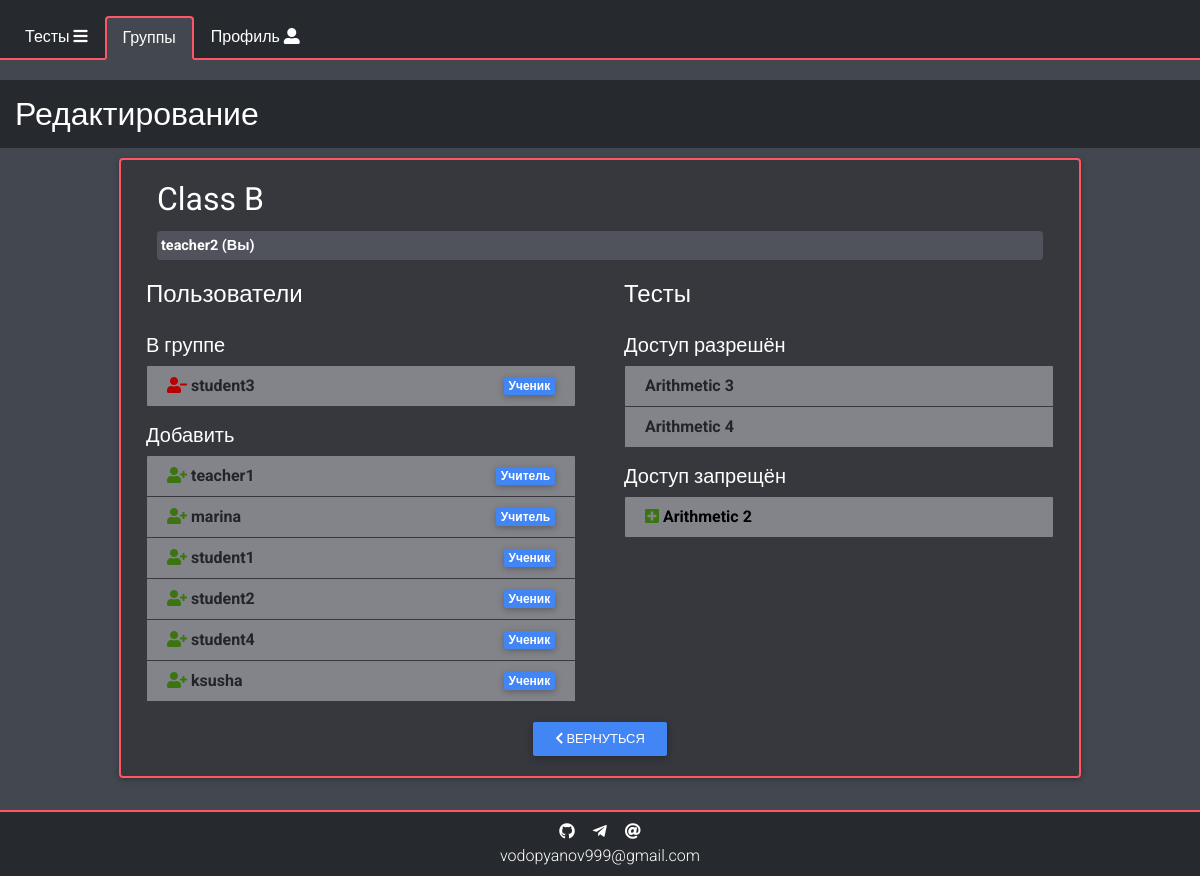
/groups/2 (signed in), run on the app's committed database.
### data/groups.py (models this page shows, shortened)
class Group(SqlAlchemyBase):
    __tablename__ = 'groups'
    id = sqlalchemy.Column(sqlalchemy.Integer,
                           primary_key=True, autoincrement=True)
    name = sqlalchemy.Column(sqlalchemy.Text, nullable=True)
    creator_id = sqlalchemy.Column(sqlalchemy.Integer, sqlalchemy.ForeignKey("users.id"))
    creator = orm.relation("User")
    users = orm.relation("User",
                         secondary="groups_to_users")
    tests = orm.relation("Test",
                         secondary="groups_to_tests",
                         backref="group")

### data/users.py (models this page shows, shortened)
class User(SqlAlchemyBase, UserMixin):
    __tablename__ = 'users'
    id = sqlalchemy.Column(sqlalchemy.Integer,
                           primary_key=True, autoincrement=True)
    nickname = sqlalchemy.Column(sqlalchemy.String, unique=True, nullable=False)
    hashed_password = sqlalchemy.Column(sqlalchemy.String, nullable=True)
    creator_id = sqlalchemy.Column(sqlalchemy.Integer, sqlalchemy.ForeignKey("users.id"))
    type_id = sqlalchemy.Column(sqlalchemy.Integer,
                                sqlalchemy.ForeignKey("user_types.id"), default=3)
    secret_code = sqlalchemy.Column(sqlalchemy.String, nullable=False)
    chat_id = sqlalchemy.Column(sqlalchemy.Integer, nullable=True, default=0)
    results = orm.relation("Result", back_populates='user')
    user_type = orm.relation("UserType")
    notifications = orm.relation("Notification", back_populates='user')
    created = orm.relation("User")
    tests = orm.relation("Test", back_populates='creator')
    created_groups = orm.relation("Group", back_populates='creator')
    groups = orm.relation("Group",
                          secondary="groups_to_users")

### data/user_type.py (models this page shows, shortened)
class UserType(SqlAlchemyBase, UserMixin):
    __tablename__ = 'user_types'
    id = sqlalchemy.Column(sqlalchemy.Integer,
                           primary_key=True, autoincrement=True)
    name = sqlalchemy.Column(sqlalchemy.String, nullable=False)
    users = orm.relation("User", back_populates="user_type")

### data/tests.py (models this page shows, shortened)
class Test(SqlAlchemyBase):
    __tablename__ = 'tests'
    id = sqlalchemy.Column(sqlalchemy.Integer,
                           primary_key=True, autoincrement=True)
    name = sqlalchemy.Column(sqlalchemy.String, nullable=False)
    description = sqlalchemy.Column(sqlalchemy.String, nullable=True)
    creator_id = sqlalchemy.Column(sqlalchemy.Integer, sqlalchemy.ForeignKey("users.id"))
    creator = orm.relation("User")
    questions = orm.relation("Question", back_populates='test')
    statistics = orm.relation("Result", back_populates='test')
    groups = orm.relation("Group",
                          secondary="groups_to_tests")

### main.py (the view)
@app.route("/groups/<int:group_id>")
@login_required
def get_group(group_id):
    try:
        code = 0
        edit = True
        title = 'Редактирование'
        db = db_session.create_session()
        group = db.query(Group).get(group_id)
        tests = []
        users = []
        if not group:
            code = 1
        elif current_user.type_id == 3:
            code = 2
        else:
            if current_user.type_id != 1 and current_user != group.creator:
                edit = False
                title = 'Просмотр'
            tests = db.query(Test).all()
            tests = list(filter(lambda t: group not in t.groups, tests))
            if current_user.type_id == 2:
                tests = list(filter(lambda t: t.creator == current_user, tests))
            users = db.query(User).filter(User.type_id != 1,
                                          User != current_user).order_by(User.type_id).all()
            users = list(user for user in users if not user in group.users and user != group.creator)
        return render_template("group.html",
                               title=title,
                               group=group,
                               other="/groups",
                               other_title='Группы',
                               users=users,
                               tests=tests,
                               edit=edit,
                               code=code)
    except sa.orm.exc.DetachedInstanceError:
        return redirect(f"/groups/{group_id}")

### data/db_session.py (called while the page is built)
def create_session() -> Session:
    global __factory
    return __factory()

### main.py (called while the page is built)
@login_manager.user_loader
def load_user(user_id):
    session = db_session.create_session()
    session.expire_on_commit = False
    return session.query(User).get(user_id)

### templates/group.html (shortened to what this page needs)
{% extends "base.html" %}
{% block content %}
<div class="row">
    {% if code == 0%}
    <h2 class="header col-12">{{title}}</h2>
    <div class="col-12 col-md-10 col-lg-10 mx-auto">
        <div class="group-container mx-auto px-1 pb-3" id="{{group.id}}">
            <div class="card px-3 py-0">
                <div class="card-body align-items-center">
                    <h2 class="card-title d-flex justify-content-between align-items-center">
                        {{group.name}}
                    </h2>
                    <p class="card-text {% if current_user == group.creator %}list-item-dark font-light no-hover p-1 rounded {% endif %}">
                        <b>
                            {{group.creator.nickname}}
                            {% if current_user == group.creator %}(Вы){% endif %}
                        </b>
                    </p>
                </div>
                <div class="row">
                    <div class="col-12 col-lg-6 px-lg-4">
                        <h4 class="font-light mb-4">Пользователи</h4>
                        <h5 class="font-light">В группе</h5>
                        <ul class="list list-group pb-3">
                            {% if group.users %}
                                {% for user in group.users %}
                                <li class="list-group-item py-2 d-flex justify-content-between align-items-center
                                ">
                                    <b>
                                        {% if edit %}
                                        <a href="/remove_user/{{user.id}}/{{group.id}}" title="Исключить" class="delete-link">
                                            <i class="fas fa-user-minus"></i>
                                        </a>
                                        {% endif %}
                                        {{user.nickname}}{% if current_user == user %} (Вы){% endif %}
                                    </b>
                                    <span class="badge badge-primary">{{user.user_type.name}}</span>
                                </li>
                                {% endfor %}
                            {% else %}
                                <li class="list-group-item danger py-2">Пользователей ещё нет</li>
                            {% endif %}
                        </ul>
                        <h5 class="font-light">
                            {% if edit %}
                                Добавить
                            {% else %}
                                Не в группе
                            {% endif %}
                        </h5>
                        <ul class="list list-group pb-3">
                            {% if users %}
                                {% for user in users %}
                                <li class="list-group-item py-2 d-flex justify-content-between align-items-center
                                ">
                                    <b>
                                        {% if edit %}
                                        <a href="/add_user/{{user.id}}/{{group.id}}" title="Добавить" class="add-link">
                                            <i class="fas fa-user-plus"></i>
                                        </a>
                                        {% endif %}
                                        {{user.nickname}}{% if current_user == user %} (Вы){% endif %}
                                    </b>
                                    <span class="badge badge-primary">{{user.user_type.name}}</span>
                                </li>
                                {% endfor %}
                            {% else %}
                                <li class="list-group-item danger py-2">Все пользователи уже в группе</li>
                            {% endif %}
                        </ul>
                    </div>
                    <div class="col-12 col-lg-6 px-lg-4">
                        <h4 class="font-light mb-4">Тесты</h4>
                        <h5 class="font-light">Доступ разрешён</h5>
                        <ul class="list list-group pb-3">
                            {% if group.tests %}
                                {% for test in group.tests %}
                                <li class="list-group-item py-2 d-flex justify-content-between align-items-center">
                                    <b>
                                        {% if current_user.type_id == 1 or current_user == test.creator %}
                                        <a class="font-dark" href="/test_to_groups/{{test.id}}">
                                            {{test.name}}
                                        </a>
                                        {% else %}
                                        {{test.name}}
                                        {% endif %}
                                    </b>
                                </li>
                                {% endfor %}
                            {% else %}
                                <li class="list-group-item danger py-2">Нет доступа ни к одному тесту</li>
                            {% endif %}
                        </ul>
                        <h5 class="font-light">
                            Доступ запрещён
                        </h5>
                        <ul class="list list-group pb-3">
                            {% if tests %}
                                {% for test in tests %}
                                <li class="list-group-item py-2 d-flex justify-content-between align-items-center">
                                    <b>
                                        {% if test.creator == current_user or current_user.type_id == 1 %}
                                        <a href="/add_test_to_group/{{test.id}}/{{group.id}}" title="Добавить" class="add-link">
                                            <i class="fas fa-plus-square"></i>
                                        </a>
                                        {% endif %}
                                        {% if current_user.type_id == 1 or current_user == test.creator %}
                                        <a class="font-dark" href="/test_to_groups/{{test.id}}">
                                            {{test.name}}
                                        </a>
                                        {% else %}
                                        {{test.name}}
                                        {% endif %}
                                    </b>
                                </li>
                                {% endfor %}
                            {% else %}
                                <li class="list-group-item danger py-2">У группы есть доступ ко всем тестам</li>
                            {% endif %}
                        </ul>
                    </div>
                </div>
                <div class="text-center mb-3">
                    <a href="/groups" class="m-1 btn btn-primary"><i class="fas fa-chevron-left"></i> Вернуться</a>
                </div>
            </div>
        </div>
        {% elif code == 1 %}
        <h4 class="header header-alert col-12">Похоже, такой группы нет</h4>
        {% else %}
        {% include 'go_away.html' %}
        {% endif %}
    </div>
</div>
{% endblock %}

### static/css/variables.css (style rules this page uses)
:root { --a: #26292e; --b: #ff5564; --c: #36383e; --d: #60636a; --e: #51535c; --f: #82848a; --g: #43474f; --background: var(--g); --font-dark: #000; --font-light: #fff; --link-font: #44a4ff; --test-border: var(--a); --test-font: #fff; --test-description-font: #d8d8d8; --test-background: var(--d); --question-border: var(--a); --question-border-chosen: var(--b); --question-background: var(--c); --question-answer-background: var(--f); --question-chosen: #659e3a; --question-font: #fff; --question-font-header: #e0e0e0; --question-answer-font: #000; --result-border: var(--f); --result-background-dark: var(--a); --result-background-light: var(--c); --result-font: #fff; --result-correct: #629c53; --result-incorrect: #7d4949; --result-font-correct: #fff; --nav-border: var(--b); --nav-border-hover: var(--a); --nav-border-width: 2px; --nav-background: var(--a); --nav-background-active: var(--g); --nav-background-hover: var(--c); --nav-font: #fff; --nav-font-active: #fff; --nav-font-hover: #fff; --list-item-border: var(--c); --list-item-font: #fff; --list-item-notification-font: #fff; --list-item-notification-font-hover: #fafafa; --list-item-dark-font-hover: #000; --list-item-background: var(--f); --list-item-background-dark: var(--e); --list-item-notification-background: var(--d); --list-item-notification-background-hover: var(--f); --list-item-background-dark-hover: var(--f); --list-item-profile-font-hover: #fff; --list-item-profile-background-hover: var(--f); --list-item-danger: #dc3545; --header-background: var(--a); --header-alert-background: #59739e; --header-font: #fff; --success: #3c7510; --btn-danger: #c11324; --delete-link: #b70000; --contacts-background: var(--a); --contacts-font: #fff; --contacts-font-hover: #aaa; --card-background: var(--c); --card-border: var(--b); --card-font: #fff; }

### static/css/list-items.css (style rules this page uses)
.list-group-item { background-color: var(--list-item-background); border-color: var(--list-item-border); margin: 0; cursor: default; }
.list-group-item a { text-decoration: none; }
.list-item-dark { background-color: var(--list-item-background-dark); color: var(--list-item-font); }

### static/css/utilities.css (style rules this page uses)
html { overflow: auto; }
body { background-color: var(--background); overflow-y: scroll; overflow-x: hidden; font-family: "Roboto",sans-serif; font-weight: 300; }
.font-light { color: var(--font-light)!important; }
.font-dark { color: var(--font-dark)!important; }
.header { margin-top: 20px; padding: 15px; background-color: var(--header-background); margin-bottom: 10px; color: var(--header-font); }
.card-text { cursor: default; }
.btn { padding: .44rem 1.4rem; }
.delete-link { color: var(--delete-link); }
.add-link { color: var(--success); }
.card-title, .card-text { color: var(--card-font)!important; }
.card { background-color: var(--card-background); border: 2px solid var(--card-border); }

### data on the page
Group: name "Class B"
User: creator.nickname "teacher2"
User: nickname "student3", user_type.name "Ученик"
User: nickname "teacher1", user_type.name "Учитель"
User: nickname "marina", user_type.name "Учитель"
User: nickname "student1", user_type.name "Ученик"
User: nickname "student2", user_type.name "Ученик"
User: nickname "student4", user_type.name "Ученик"
User: nickname "ksusha", user_type.name "Ученик"
Test: name "Arithmetic 3"
Test: name "Arithmetic 4"
Test: name "Arithmetic 2"

### other printed values
{{ other_title }} "Группы"
{{ title }} "Редактирование"
